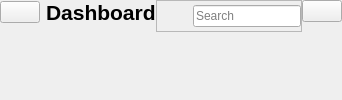
        <widget class="QWidget" name="headerFrame" native="true">
         <layout class="QHBoxLayout" name="horizontalLayout_2">
          <property name="spacing">
           <number>0</number>
          </property>
          <property name="leftMargin">
           <number>0</number>
          </property>
          <property name="topMargin">
           <number>0</number>
          </property>
          <property name="rightMargin">
           <number>0</number>
          </property>
          <property name="bottomMargin">
           <number>0</number>
          </property>
          <item alignment="Qt::AlignLeft|Qt::AlignTop">
           <widget class="QWidget" name="widget" native="true">
            <layout class="QHBoxLayout" name="horizontalLayout_3">
             <property name="leftMargin">
              <number>0</number>
             </property>
             <property name="topMargin">
              <number>0</number>
             </property>
             <property name="rightMargin">
              <number>0</number>
             </property>
             <property name="bottomMargin">
              <number>11</number>
             </property>
             <item>
              <widget class="QPushButton" name="pushButton">
               <property name="cursor">
                <cursorShape>PointingHandCursor</cursorShape>
               </property>
               <property name="text">
                <string/>
               </property>
               <property name="icon">
                <iconset resource="../resources.qrc">
                 <normaloff>:/icons/assets/menu.svg</normaloff>:/icons/assets/menu.svg</iconset>
               </property>
               <property name="iconSize">
                <size>
                 <width>24</width>
                 <height>24</height>
                </size>
               </property>
              </widget>
             </item>
             <item>
              <widget class="QLabel" name="appHeader">
               <property name="font">
                <font>
                 <pointsize>16</pointsize>
                 <weight>75</weight>
                 <italic>false</italic>
                 <bold>true</bold>
                 <underline>false</underline>
                 <strikeout>false</strikeout>
                </font>
               </property>
               <property name="text">
                <string>Dashboard</string>
               </property>
              </widget>
             </item>
            </layout>
           </widget>
          </item>
          <item alignment="Qt::AlignHCenter|Qt::AlignTop">
           <widget class="QWidget" name="widget_2" native="true">
            <layout class="QHBoxLayout" name="horizontalLayout_4">
             <property name="spacing">
              <number>0</number>
             </property>
             <property name="leftMargin">
              <number>0</number>
             </property>
             <property name="topMargin">
              <number>0</number>
             </property>
             <property name="rightMargin">
              <number>0</number>
             </property>
             <property name="bottomMargin">
              <number>0</number>
             </property>
             <item alignment="Qt::AlignTop">
              <widget class="QFrame" name="searchFrame">
               <property name="frameShape">
                <enum>QFrame::StyledPanel</enum>
               </property>
               <property name="frameShadow">
                <enum>QFrame::Raised</enum>
               </property>
               <layout class="QHBoxLayout" name="horizontalLayout_5">
                <property name="spacing">
                 <number>6</number>
                </property>
                <property name="leftMargin">
                 <number>0</number>
                </property>
                <property name="topMargin">
                 <number>0</number>
                </property>
                <property name="rightMargin">
                 <number>0</number>
                </property>
                <property name="bottomMargin">
                 <number>0</number>
                </property>
                <item>
                 <widget class="QLabel" name="searchIcon">
                  <property name="minimumSize">
                   <size>
                    <width>30</width>
                    <height>30</height>
                   </size>
                  </property>
                  <property name="maximumSize">
                   <size>
                    <width>30</width>
                    <height>30</height>
                   </size>
                  </property>
                  <property name="text">
                   <string/>
                  </property>
                  <property name="pixmap">
                   <pixmap resource="../resources.qrc">:/icons/assets/search.svg</pixmap>
                  </property>
                  <property name="scaledContents">
                   <bool>true</bool>
                  </property>
                 </widget>
                </item>
                <item>
                 <widget class="QLineEdit" name="searchBar">
                  <property name="placeholderText">
                   <string>Search</string>
                  </property>
                 </widget>
                </item>
               </layout>
              </widget>
             </item>
            </layout>
           </widget>
          </item>
          <item alignment="Qt::AlignRight|Qt::AlignTop">
           <widget class="QWidget" name="widget_3" native="true">
            <layout class="QHBoxLayout" name="horizontalLayout_6">
             <property name="spacing">
              <number>0</number>
             </property>
             <property name="leftMargin">
              <number>0</number>
             </property>
             <property name="topMargin">
              <number>0</number>
             </property>
             <property name="rightMargin">
              <number>0</number>
             </property>
             <property name="bottomMargin">
              <number>0</number>
             </property>
             <item>
              <widget class="QPushButton" name="accountButton">
               <property name="cursor">
                <cursorShape>PointingHandCursor</cursorShape>
               </property>
               <property name="text">
                <string/>
               </property>
               <property name="icon">
                <iconset resource="../resources.qrc">
                 <normaloff>:/icons/assets/user.svg</normaloff>:/icons/assets/user.svg</iconset>
               </property>
               <property name="iconSize">
                <size>
                 <width>32</width>
                 <height>32</height>
                </size>
               </property>
              </widget>
             </item>
            </layout>
           </widget>
          </item>
         </layout>
        </widget>
